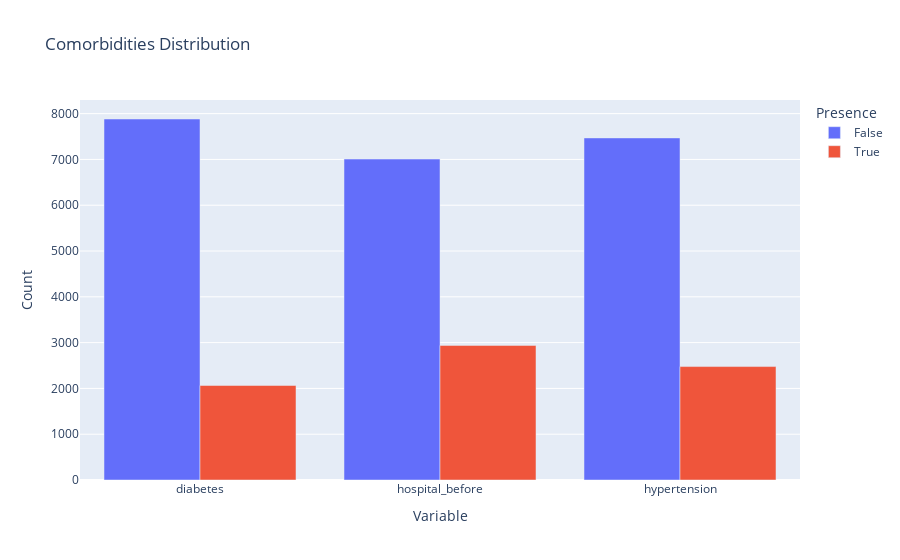

Write notebook code for a chart like this one.
### Code cell
fig = px.bar(
    count_df,
    x='variable', 
    y='count',    
    color='value',    
    barmode='group', 
    labels={'variable':'Variable', 'count':'Count', 'value':'Presence'},
    title='Comorbidities Distribution'
)
fig.show()

### Figure 1 — Plotly figure (JSON) as saved in the notebook; plotly's stock layout.template omitted (floating-point values rounded to 4 significant figures)
{"data": [{"alignmentgroup": "True", "hovertemplate": "Presence=False<br>Variable=%{x}<br>Count=%{y}<extra></extra>", "legendgroup": "False", "marker": {"color": "#636efa", "pattern": {"shape": ""}}, "name": "False", "offsetgroup": "False", "orientation": "v", "showlegend": true, "textposition": "auto", "type": "bar", "x": ["diabetes", "hospital_before", "hypertension"], "xaxis": "x", "y": [7883, 7008, 7470], "yaxis": "y"}, {"alignmentgroup": "True", "hovertemplate": "Presence=True<br>Variable=%{x}<br>Count=%{y}<extra></extra>", "legendgroup": "True", "marker": {"color": "#EF553B", "pattern": {"shape": ""}}, "name": "True", "offsetgroup": "True", "orientation": "v", "showlegend": true, "textposition": "auto", "type": "bar", "x": ["diabetes", "hospital_before", "hypertension"], "xaxis": "x", "y": [2064, 2939, 2477], "yaxis": "y"}], "layout": {"barmode": "group", "legend": {"title": {"text": "Presence"}, "tracegroupgap": 0}, "title": {"text": "Comorbidities Distribution"}, "xaxis": {"anchor": "y", "domain": [0, 1], "title": {"text": "Variable"}}, "yaxis": {"anchor": "x", "domain": [0, 1], "title": {"text": "Count"}}}}
